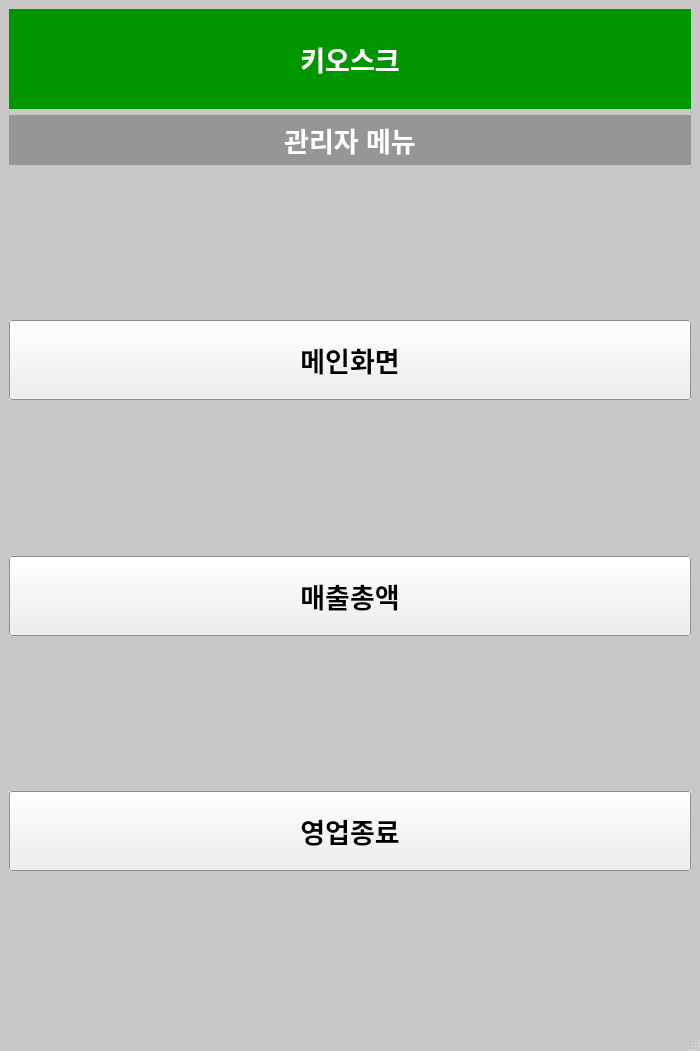
<?xml version="1.0" encoding="UTF-8"?>
<ui version="4.0">
 <class>admin</class>
 <widget class="QMainWindow" name="admin">
  <property name="geometry">
   <rect>
    <x>0</x>
    <y>0</y>
    <width>700</width>
    <height>1051</height>
   </rect>
  </property>
  <property name="palette">
   <palette>
    <active>
     <colorrole role="Base">
      <brush brushstyle="SolidPattern">
       <color alpha="255">
        <red>255</red>
        <green>255</green>
        <blue>255</blue>
       </color>
      </brush>
     </colorrole>
     <colorrole role="Window">
      <brush brushstyle="SolidPattern">
       <color alpha="255">
        <red>200</red>
        <green>200</green>
        <blue>200</blue>
       </color>
      </brush>
     </colorrole>
    </active>
    <inactive>
     <colorrole role="Base">
      <brush brushstyle="SolidPattern">
       <color alpha="255">
        <red>255</red>
        <green>255</green>
        <blue>255</blue>
       </color>
      </brush>
     </colorrole>
     <colorrole role="Window">
      <brush brushstyle="SolidPattern">
       <color alpha="255">
        <red>200</red>
        <green>200</green>
        <blue>200</blue>
       </color>
      </brush>
     </colorrole>
    </inactive>
    <disabled>
     <colorrole role="Base">
      <brush brushstyle="SolidPattern">
       <color alpha="255">
        <red>200</red>
        <green>200</green>
        <blue>200</blue>
       </color>
      </brush>
     </colorrole>
     <colorrole role="Window">
      <brush brushstyle="SolidPattern">
       <color alpha="255">
        <red>200</red>
        <green>200</green>
        <blue>200</blue>
       </color>
      </brush>
     </colorrole>
    </disabled>
   </palette>
  </property>
  <property name="windowTitle">
   <string>MainWindow</string>
  </property>
  <widget class="QWidget" name="centralwidget">
   <layout class="QGridLayout" name="gridLayout">
    <item row="0" column="0">
     <layout class="QVBoxLayout" name="verticalLayout">
      <item>
       <widget class="QLabel" name="Title">
        <property name="minimumSize">
         <size>
          <width>0</width>
          <height>100</height>
         </size>
        </property>
        <property name="maximumSize">
         <size>
          <width>16777215</width>
          <height>100</height>
         </size>
        </property>
        <property name="palette">
         <palette>
          <active>
           <colorrole role="WindowText">
            <brush brushstyle="SolidPattern">
             <color alpha="255">
              <red>255</red>
              <green>255</green>
              <blue>255</blue>
             </color>
            </brush>
           </colorrole>
           <colorrole role="Base">
            <brush brushstyle="SolidPattern">
             <color alpha="255">
              <red>255</red>
              <green>255</green>
              <blue>255</blue>
             </color>
            </brush>
           </colorrole>
           <colorrole role="Window">
            <brush brushstyle="SolidPattern">
             <color alpha="255">
              <red>0</red>
              <green>150</green>
              <blue>0</blue>
             </color>
            </brush>
           </colorrole>
          </active>
          <inactive>
           <colorrole role="WindowText">
            <brush brushstyle="SolidPattern">
             <color alpha="255">
              <red>255</red>
              <green>255</green>
              <blue>255</blue>
             </color>
            </brush>
           </colorrole>
           <colorrole role="Base">
            <brush brushstyle="SolidPattern">
             <color alpha="255">
              <red>255</red>
              <green>255</green>
              <blue>255</blue>
             </color>
            </brush>
           </colorrole>
           <colorrole role="Window">
            <brush brushstyle="SolidPattern">
             <color alpha="255">
              <red>0</red>
              <green>150</green>
              <blue>0</blue>
             </color>
            </brush>
           </colorrole>
          </inactive>
          <disabled>
           <colorrole role="WindowText">
            <brush brushstyle="SolidPattern">
             <color alpha="255">
              <red>120</red>
              <green>120</green>
              <blue>120</blue>
             </color>
            </brush>
           </colorrole>
           <colorrole role="Base">
            <brush brushstyle="SolidPattern">
             <color alpha="255">
              <red>0</red>
              <green>150</green>
              <blue>0</blue>
             </color>
            </brush>
           </colorrole>
           <colorrole role="Window">
            <brush brushstyle="SolidPattern">
             <color alpha="255">
              <red>0</red>
              <green>150</green>
              <blue>0</blue>
             </color>
            </brush>
           </colorrole>
          </disabled>
         </palette>
        </property>
        <property name="font">
         <font>
          <pointsize>20</pointsize>
          <weight>75</weight>
          <bold>true</bold>
          <underline>false</underline>
         </font>
        </property>
        <property name="autoFillBackground">
         <bool>true</bool>
        </property>
        <property name="text">
         <string>키오스크</string>
        </property>
        <property name="alignment">
         <set>Qt::AlignCenter</set>
        </property>
       </widget>
      </item>
      <item>
       <widget class="QLabel" name="Title_2">
        <property name="minimumSize">
         <size>
          <width>0</width>
          <height>50</height>
         </size>
        </property>
        <property name="maximumSize">
         <size>
          <width>16777215</width>
          <height>50</height>
         </size>
        </property>
        <property name="palette">
         <palette>
          <active>
           <colorrole role="WindowText">
            <brush brushstyle="SolidPattern">
             <color alpha="255">
              <red>255</red>
              <green>255</green>
              <blue>255</blue>
             </color>
            </brush>
           </colorrole>
           <colorrole role="Base">
            <brush brushstyle="SolidPattern">
             <color alpha="255">
              <red>255</red>
              <green>255</green>
              <blue>255</blue>
             </color>
            </brush>
           </colorrole>
           <colorrole role="Window">
            <brush brushstyle="SolidPattern">
             <color alpha="255">
              <red>150</red>
              <green>150</green>
              <blue>150</blue>
             </color>
            </brush>
           </colorrole>
          </active>
          <inactive>
           <colorrole role="WindowText">
            <brush brushstyle="SolidPattern">
             <color alpha="255">
              <red>255</red>
              <green>255</green>
              <blue>255</blue>
             </color>
            </brush>
           </colorrole>
           <colorrole role="Base">
            <brush brushstyle="SolidPattern">
             <color alpha="255">
              <red>255</red>
              <green>255</green>
              <blue>255</blue>
             </color>
            </brush>
           </colorrole>
           <colorrole role="Window">
            <brush brushstyle="SolidPattern">
             <color alpha="255">
              <red>150</red>
              <green>150</green>
              <blue>150</blue>
             </color>
            </brush>
           </colorrole>
          </inactive>
          <disabled>
           <colorrole role="WindowText">
            <brush brushstyle="SolidPattern">
             <color alpha="255">
              <red>120</red>
              <green>120</green>
              <blue>120</blue>
             </color>
            </brush>
           </colorrole>
           <colorrole role="Base">
            <brush brushstyle="SolidPattern">
             <color alpha="255">
              <red>150</red>
              <green>150</green>
              <blue>150</blue>
             </color>
            </brush>
           </colorrole>
           <colorrole role="Window">
            <brush brushstyle="SolidPattern">
             <color alpha="255">
              <red>150</red>
              <green>150</green>
              <blue>150</blue>
             </color>
            </brush>
           </colorrole>
          </disabled>
         </palette>
        </property>
        <property name="font">
         <font>
          <pointsize>20</pointsize>
          <weight>75</weight>
          <bold>true</bold>
          <underline>false</underline>
         </font>
        </property>
        <property name="autoFillBackground">
         <bool>true</bool>
        </property>
        <property name="text">
         <string>관리자 메뉴</string>
        </property>
        <property name="alignment">
         <set>Qt::AlignCenter</set>
        </property>
       </widget>
      </item>
      <item>
       <widget class="QLabel" name="label">
        <property name="maximumSize">
         <size>
          <width>16777215</width>
          <height>16777215</height>
         </size>
        </property>
        <property name="text">
         <string/>
        </property>
       </widget>
      </item>
      <item>
       <widget class="QPushButton" name="Order">
        <property name="minimumSize">
         <size>
          <width>0</width>
          <height>80</height>
         </size>
        </property>
        <property name="font">
         <font>
          <pointsize>20</pointsize>
          <weight>75</weight>
          <bold>true</bold>
         </font>
        </property>
        <property name="autoFillBackground">
         <bool>true</bool>
        </property>
        <property name="text">
         <string>메인화면</string>
        </property>
        <property name="checkable">
         <bool>false</bool>
        </property>
        <property name="flat">
         <bool>false</bool>
        </property>
       </widget>
      </item>
      <item>
       <widget class="QLabel" name="label_4">
        <property name="maximumSize">
         <size>
          <width>16777215</width>
          <height>16777215</height>
         </size>
        </property>
        <property name="text">
         <string/>
        </property>
       </widget>
      </item>
      <item>
       <widget class="QPushButton" name="Total">
        <property name="minimumSize">
         <size>
          <width>0</width>
          <height>80</height>
         </size>
        </property>
        <property name="font">
         <font>
          <pointsize>20</pointsize>
          <weight>75</weight>
          <bold>true</bold>
         </font>
        </property>
        <property name="autoFillBackground">
         <bool>true</bool>
        </property>
        <property name="text">
         <string>매출총액</string>
        </property>
        <property name="checkable">
         <bool>false</bool>
        </property>
        <property name="flat">
         <bool>false</bool>
        </property>
       </widget>
      </item>
      <item>
       <widget class="QLabel" name="label_2">
        <property name="maximumSize">
         <size>
          <width>16777215</width>
          <height>16777215</height>
         </size>
        </property>
        <property name="text">
         <string/>
        </property>
       </widget>
      </item>
      <item>
       <widget class="QPushButton" name="Exit">
        <property name="minimumSize">
         <size>
          <width>0</width>
          <height>80</height>
         </size>
        </property>
        <property name="font">
         <font>
          <pointsize>20</pointsize>
          <weight>75</weight>
          <bold>true</bold>
         </font>
        </property>
        <property name="autoFillBackground">
         <bool>true</bool>
        </property>
        <property name="text">
         <string>영업종료</string>
        </property>
        <property name="checkable">
         <bool>false</bool>
        </property>
        <property name="flat">
         <bool>false</bool>
        </property>
       </widget>
      </item>
      <item>
       <widget class="QLabel" name="label_3">
        <property name="minimumSize">
         <size>
          <width>0</width>
          <height>0</height>
         </size>
        </property>
        <property name="maximumSize">
         <size>
          <width>16777215</width>
          <height>16777215</height>
         </size>
        </property>
        <property name="text">
         <string/>
        </property>
       </widget>
      </item>
     </layout>
    </item>
   </layout>
  </widget>
  <widget class="QMenuBar" name="menubar">
   <property name="geometry">
    <rect>
     <x>0</x>
     <y>0</y>
     <width>700</width>
     <height>26</height>
    </rect>
   </property>
  </widget>
  <widget class="QStatusBar" name="statusbar"/>
 </widget>
 <resources/>
 <connections/>
</ui>
